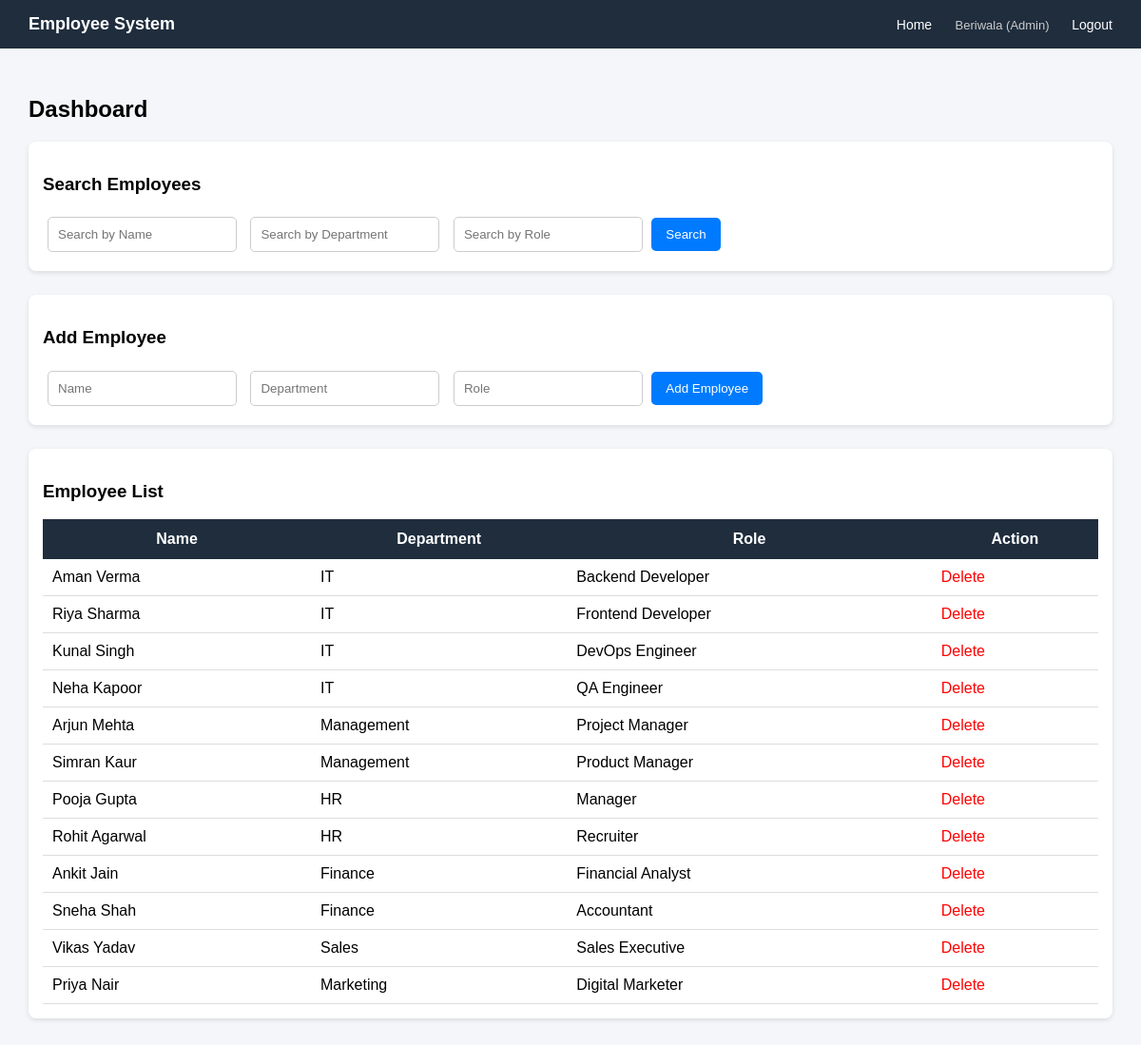
The page / (signed in) on the database its author committed.
### employee/models.py (models this page shows, shortened)
class Employee(models.Model):
    name = models.CharField(max_length=100)
    department = models.CharField(max_length=100)
    role = models.CharField(max_length=100)

### employee/views.py (the view, shortened to what this page needs)
# urls.py: path('', views.home),
@login_required
def home(request):
    name = request.GET.get('name')
    department = request.GET.get('department')
    role = request.GET.get('role')
    employees = Employee.objects.all()
    if name:
        employees = employees.filter(name__icontains=name)
    if department:
        employees = employees.filter(department__icontains=department)
    if role:
        employees = employees.filter(role__icontains=role)
    return render(request, 'home.html', {'employees': employees})

### employee/templates/home.html (shortened to what this page needs)
{% extends 'base.html' %}
{% block content %}
<h2 style="margin-bottom:20px;">Dashboard</h2>
<div class="card section">
    <h3>Search Employees</h3>
    <form method="GET">
        <input type="text" name="name" placeholder="Search by Name">
        <input type="text" name="department" placeholder="Search by Department">
        <input type="text" name="role" placeholder="Search by Role">
        <button type="submit">Search</button>
    </form>
</div>
{% if request.user.is_staff %}
<div class="card section">
    <h3>Add Employee</h3>
    <form method="POST">
        <input type="text" name="name" placeholder="Name" required>
        <input type="text" name="department" placeholder="Department" required>
        <input type="text" name="role" placeholder="Role" required>
        <button type="submit">Add Employee</button>
    </form>
</div>
{% endif %}
<div class="card section">
    <h3>Employee List</h3>
    <table style="width:100%; border-collapse: collapse;">
        <tr style="background:#1f2d3d; color:white;">
            <th style="padding:12px;">Name</th>
            <th style="padding:12px;">Department</th>
            <th style="padding:12px;">Role</th>
            {% if request.user.is_staff %}
            <th style="padding:12px;">Action</th>
            {% endif %}
        </tr>
        {% for emp in employees %}
        <tr style="border-bottom:1px solid #ddd;">
            <td style="padding:10px;">{{ emp.name }}</td>
            <td style="padding:10px;">{{ emp.department }}</td>
            <td style="padding:10px;">{{ emp.role }}</td>
            {% if request.user.is_staff %}
            <td style="padding:10px;">
                <a style="color:red; text-decoration:none;" href="/delete/{{ emp.id }}/">Delete</a>
            </td>
            {% endif %}
        </tr>
        {% endfor %}
    </table>
</div>
{% endblock %}

### employee/templates/base.html (shortened to what this page needs)
<!DOCTYPE html>
<html>
<head>
</head>
<body>
<div class="navbar">
    <div class="logo">Employee System</div>
    <div class="nav-links">
        <a href="/">Home</a>
        {% if request.user.is_authenticated %}
            <span class="user-info">
                {{ request.user.username }}
                {% if request.user.is_staff %}
                    (Admin)
                {% else %}
                    (Employee)
                {% endif %}
            </span>
            <a href="/logout/">Logout</a>
        {% endif %}
    </div>
</div>
<div class="container">
    {% block content %}{% endblock %}
</div>
</body>
</html>

### employee/templates/base.html (style rules this page uses)
body { margin: 0; font-family: Arial; background: #f4f6f9; }
.navbar { background: #1f2d3d; padding: 15px 30px; display: flex; justify-content: space-between; align-items: center; color: white; }
.logo { font-size: 18px; font-weight: bold; }
.nav-links a { color: white; margin-left: 20px; text-decoration: none; font-size: 14px; transition: 0.3s; }
.user-info { margin-left: 20px; font-size: 13px; color: #ccc; }
.container { padding: 30px; }
.card { background: white; padding: 15px; border-radius: 8px; margin-bottom: 10px; box-shadow: 0 2px 5px rgba(0,0,0,0.1); }
input { padding: 10px; margin: 5px; border: 1px solid #ccc; border-radius: 5px; }
button { padding: 10px 15px; background: #007bff; color: white; border: none; border-radius: 5px; cursor: pointer; }
.section { margin-bottom: 25px; }

### rows shown on the page
Employee: name "Aman Verma", department "IT", role "Backend Developer"
Employee: name "Riya Sharma", department "IT", role "Frontend Developer"
Employee: name "Kunal Singh", department "IT", role "DevOps Engineer"
Employee: name "Neha Kapoor", department "IT", role "QA Engineer"
Employee: name "Arjun Mehta", department "Management", role "Project Manager"
Employee: name "Simran Kaur", department "Management", role "Product Manager"
Employee: name "Pooja Gupta", department "HR", role "Manager"
Employee: name "Rohit Agarwal", department "HR", role "Recruiter"
Employee: name "Ankit Jain", department "Finance", role "Financial Analyst"
Employee: name "Sneha Shah", department "Finance", role "Accountant"
Employee: name "Vikas Yadav", department "Sales", role "Sales Executive"
Employee: name "Priya Nair", department "Marketing", role "Digital Marketer"

### other values the page prints
{{ request.user.username }} "Beriwala"
